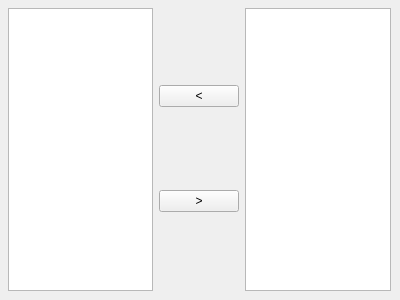
<?xml version="1.0" encoding="UTF-8"?>
<ui version="4.0">
 <class>LayoutManagerWidget</class>
 <widget class="QWidget" name="LayoutManagerWidget">
  <property name="geometry">
   <rect>
    <x>0</x>
    <y>0</y>
    <width>400</width>
    <height>300</height>
   </rect>
  </property>
  <property name="windowTitle">
   <string>Form</string>
  </property>
  <widget class="QFrame" name="horizontalFrame">
   <property name="geometry">
    <rect>
     <x>-1</x>
     <y>-1</y>
     <width>401</width>
     <height>301</height>
    </rect>
   </property>
   <property name="sizePolicy">
    <sizepolicy hsizetype="Expanding" vsizetype="Expanding">
     <horstretch>0</horstretch>
     <verstretch>0</verstretch>
    </sizepolicy>
   </property>
   <layout class="QHBoxLayout" name="horizontalLayout">
    <item>
     <widget class="QListWidget" name="leftlistWidget">
      <property name="sizePolicy">
       <sizepolicy hsizetype="Preferred" vsizetype="Preferred">
        <horstretch>0</horstretch>
        <verstretch>0</verstretch>
       </sizepolicy>
      </property>
     </widget>
    </item>
    <item>
     <layout class="QVBoxLayout" name="verticalLayout">
      <item>
       <widget class="QPushButton" name="moveleftBtn">
        <property name="text">
         <string>&lt;</string>
        </property>
       </widget>
      </item>
      <item>
       <widget class="QPushButton" name="moverightBtn">
        <property name="text">
         <string>&gt;</string>
        </property>
       </widget>
      </item>
     </layout>
    </item>
    <item>
     <widget class="QListWidget" name="rightlistWidget"/>
    </item>
   </layout>
  </widget>
 </widget>
 <resources/>
 <connections/>
</ui>
